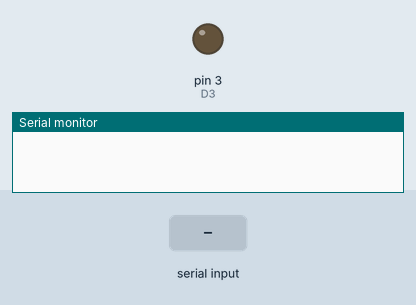
The sketch below on a simulated Arduino Uno, built with avr-gcc and run on an emulated ATmega328P. Shown: output pins drawn as LEDs (lit = HIGH), the last lines printed to the serial monitor. The inputs (shaded band) are chosen by the test bench. Pins used as bus, display or sensor lines are not drawn.

Above: at 1.2 s.
1.3 s: "1" received over Serial
At 3.5 s:
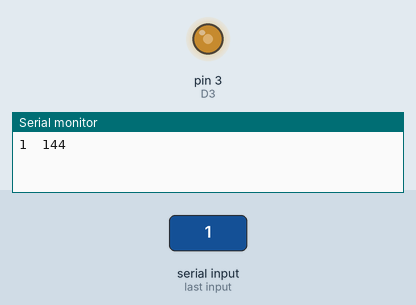
3.8 s: "0" received over Serial
At 4.4 s:
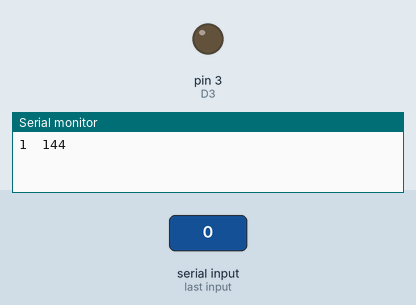
Timing chart, 0 to 6.8 s (numbered marks = the images above; inputs shaded):
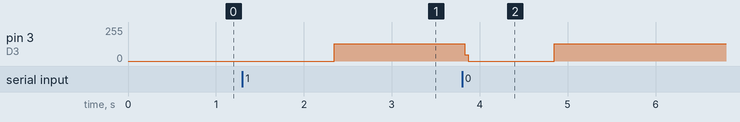

Measured:
- after the input at 1.3 s, pin 3 (D3): 0/255 → 129/255 after 1.0 s
- after the input at 3.8 s, pin 3 (D3): 129/255 → 0/255 at once, → 129/255 1.0 s later

The sketch:

led_matrix_2x2.ino
```cpp
#define D3 3
#define D4 4
#define D5 5
#define D6 6


const int DURATION = 1000;
int pins[4] = {D6, D5, D4, D3};

struct MyDict {
    String name;
    byte value;
};

const int statesLength = 16;

MyDict states[] = {
    {"off", B00000000},
    {"on", B11000000},
    {"1", B10010000},
    {"2", B10100000},
    {"3", B01010000},
    {"4", B01100000},
    {"12", B10000000},
    {"24", B11100000},
    {"34", B01000000},
    {"13", B11010000},
    {"14", B10010110},
    {"23", B10100101},
    {"124", B10000110},
    {"234", B10100100},
    {"123", B10000101},
    {"134", B10010100},
};

bool isSet = false;
byte fullCurrentState;
byte currentState;


byte getValue(String key) {
    for (int i = 0; i < statesLength; i++) {
        if (states[i].name == key) {
            return states[i].value;
        }
    }
    return -1;
}


void setState(byte state) {
    for (int i = 0; i < 4; i++) {
        digitalWrite(pins[i], state & 0b00000001);
        state >>= 1;
    }
    delay(1);
}


void reset() {
    for (int i = 0; i < 4; i++) {
        digitalWrite(pins[i], LOW);
    }
}


void setup() {
    Serial.begin(9600);
    pinMode(D3, OUTPUT);
    pinMode(D4, OUTPUT);
    pinMode(D5, OUTPUT);
    pinMode(D6, OUTPUT);
}
void loop() {
    if (isSet) {
        if (currentState == 0) {
            currentState = fullCurrentState;
        }
        setState(currentState);
        currentState >>= 4;
    }

    if (Serial.available()) {
        reset();
        String cmd = Serial.readString();
        byte state = getValue(cmd);


        if (state != byte(-1) && (!isSet || state != fullCurrentState)) {
            Serial.print(cmd + "\t");
            Serial.println(state);
            fullCurrentState = state;
            currentState = state;
            isSet = fullCurrentState != 0;
        } else {
            Serial.println("Bad command: " + cmd);
        }
    }
}
```
